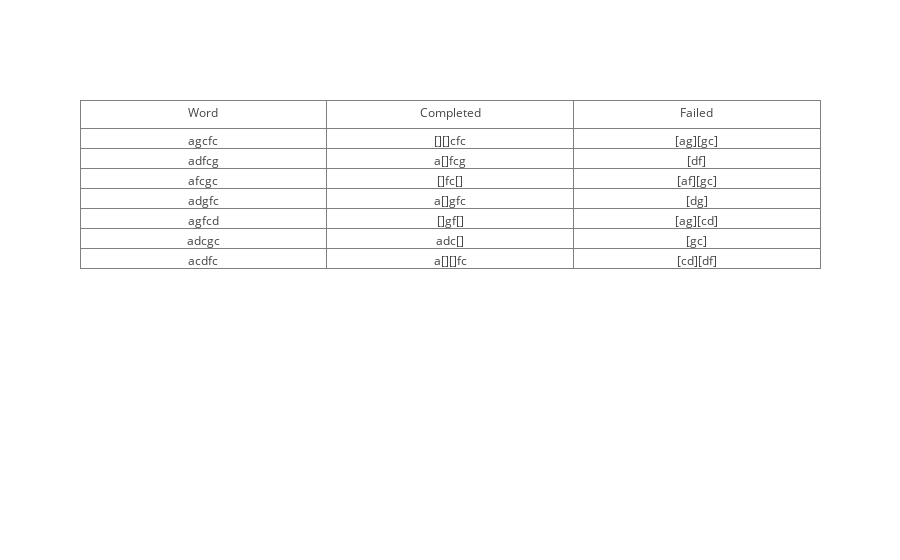

This figure's notebook cell:
### Markdown cell above
### Qualitative goal:
**Procedure**
Investigate whether a learnt models response is similar to the ERP curves of

1. Genereate a stimuli string (Use a random-seed so it can be replicated)
2. Train a single model on the string. (Use random-seed so it can be replicated)
3. Test the model, having printing of results on. 
4. Show that the model does react to the same as what is thought the ERPs are reactions to

### Code cell
# 1. Genereate a stimuli string
random_seed = 762
attaheri_stimuli_2 = dh.generate_stimuli(attaheri_2015_exposure,attaheri_nr_of_strings, random_seed = random_seed)
primitives_goal2 = set(attaheri_stimuli_2)
model_goal2 = PARSER(primitives = primitives_goal2,random_seed=random_seed)
model_goal2.percept_shaper = {} #This is a safety mechanism for making sure that each run is reset.
model_goal2.run_til_end(attaheri_stimuli_2)

results_goal2 =[[],[],[]]
for category,test_input in attaheri_2015_testing.items():
    for test_string in test_input:
        violation, completed, failed = model_goal2.test_implicit(test_string,print_output=False,detect_violation = attaheri_detect_violation, get_failed = True)
        if violation:
            results_goal2[0].append([test_string])
            results_goal2[1].append([completed])
            results_goal2[2].append([failed])

attaheri_results = run_experiment(attaheri_2015_exposure,0,attaheri_2015_testing, stimuli = attaheri_stimuli_2,
                                    random_seed = random_seed, detect_violation=attaheri_detect_violation, print_output=True, get_failed = True)
trace = go.Table(
    header=dict(values=['Word', 'Completed','Failed']),
    cells=dict(values=results_goal2))

print(results_goal2)
data = [trace] 
py.iplot(data, filename = 'basic_table')

### Figure 1 — Plotly figure (JSON) as saved in the notebook; plotly's stock layout.template omitted (floating-point values rounded to 4 significant figures)
{"data": [{"cells": {"values": [[["agcfc"], ["adfcg"], ["afcgc"], ["adgfc"], ["agfcd"], ["adcgc"], ["acdfc"]], [["[][]cfc"], ["a[]fcg"], ["[]fc[]"], ["a[]gfc"], ["[]gf[]"], ["adc[]"], ["a[][]fc"]], [["[ag][gc]"], ["[df]"], ["[af][gc]"], ["[dg]"], ["[ag][cd]"], ["[gc]"], ["[cd][df]"]]]}, "header": {"values": ["Word", "Completed", "Failed"]}, "type": "table"}], "layout": {}}
